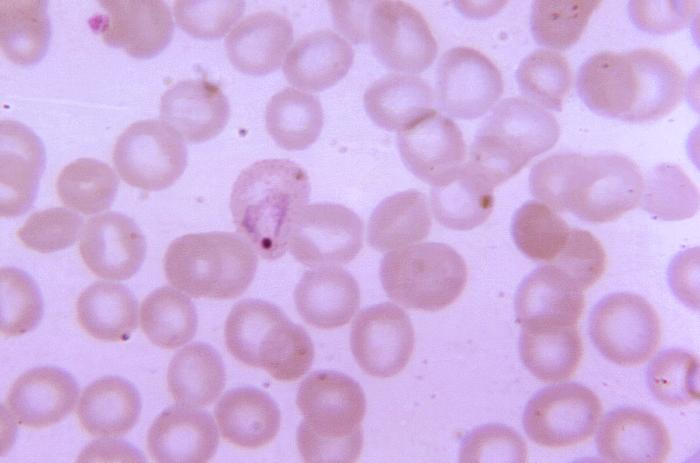
#> input picture images/difficult_parasite.jpg, 700 x 463 px; its folder holds only this picture in this run
$ python -i feature_extraction.py   (imports and definitions only)   (older library calls are emulated)
#> lines starting #> are read from the running program, lines starting #| are printed output that depends on the picture
"""Feature extraction functions for blood cell image pre-processing"""

import cv2
import copy
import mahotas
import numpy as np
import glob


def hu_moments(img):
    """Calculate and return the transformation-invariant Hu Moments"""

    # Apply greyscale conversion if image is not already single channel
    if (len(img.shape) > 2):
        grey = cv2.cvtColor(img, cv2.COLOR_BGR2GRAY)
    else:
        grey = img

    # Calculate Hu moments
    feature = cv2.HuMoments(cv2.moments(grey)).flatten()
    return feature


def haralick(img):
    """Calculate and return the Haralick texture attributes of input image"""

    # Apply greyscale conversion if image is not already single channel
    if (len(img.shape) > 2):
        grey = cv2.cvtColor(img, cv2.COLOR_BGR2GRAY)
    else:
        grey = img

    # Compute the haralick texture feature vector
    haralick = mahotas.features.haralick(grey).mean(axis=0)
    return haralick


def __colour_histogram(img, bins=16):
    # Compute and normalise histogram
    hist = cv2.calcHist(
        [img], [0, 1, 2], None,
        [bins, bins, bins],
        [0, 256, 0, 256, 0, 256]
    )
    cv2.normalize(hist, hist)

    return hist.flatten()


def colour_histogram(bins=16):
    """Calculate and return the HSV colour histogram of input image"""
    return lambda x: __colour_histogram(x, bins)


def __greyscale_histogram(img, bins=16):
    # Apply greyscale conversion if image is not already single channel
    if (len(img.shape) > 2):
        grey = cv2.cvtColor(img, cv2.COLOR_BGR2GRAY)
    else: grey = img

    # Compute and normalise histogram
    hist = cv2.calcHist(
        [grey], [0], None,
        [bins],
        [0, 256]
    )
    cv2.normalize(hist, hist)

    return hist.flatten()


def greyscale_histogram(bins=16):
    """Calculate and return the greyscale histogram of input image"""
    return lambda x: __greyscale_histogram(x, bins)

>>> import cv2
>>> picture = cv2.imread('../images/difficult_parasite.jpg')
#> picture is the input picture: shape (463, 700, 3); mean B, G, R 223.9, 175.4, 208
>>> result = __greyscale_histogram(picture)
#> in __greyscale_histogram, `grey = cv2.cvtColor(img, cv2.COLOR_BGR2GRAY)`:
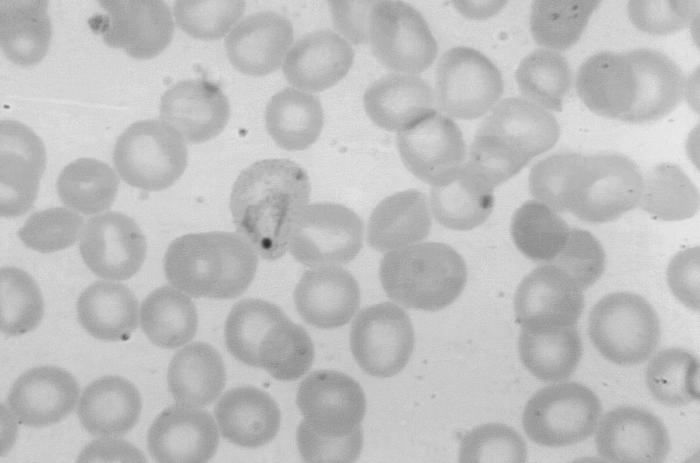
#> grey: shape (463, 700); min 45, max 236, mean 190.7
#> in __greyscale_histogram, `hist = cv2.calcHist( [grey], [0], None, [bins], [0, 256] )`: hist = [0, 0, 5, 25, 12, 19, 23, 74, 456, 9001, 66207, 84405, 96791, 63163, 3919, 0]
#> result = [0, 0, 3.16e-05, 0.000158, 7.6e-05, 0.00012, 0.000146, 0.000468, 0.00289, 0.057, 0.419, 0.534, 0.613, 0.4, 0.0248, 0]

$ run again, on images/parasite.jpg
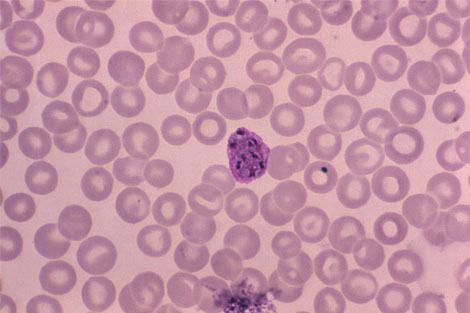
#> input picture images/parasite.jpg, 470 x 313 px
#> picture is the input picture: shape (313, 470, 3); mean B, G, R 165.1, 147.2, 196.7
#> in __greyscale_histogram, `grey = cv2.cvtColor(img, cv2.COLOR_BGR2GRAY)`:
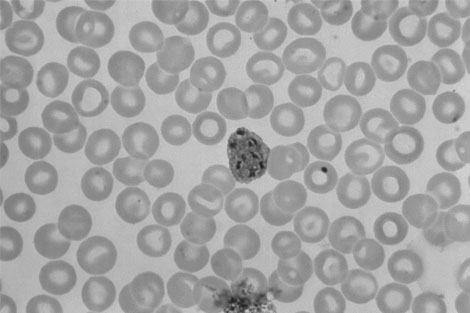
#> grey: shape (313, 470); min 26, max 216, mean 164.1
#> hist = [0, 4, 87, 174, 230, 526, 843, 1351, 19963, 47479, 22351, 38566, 15470, 66, 0, 0]
#> result = [0, 5.72e-05, 0.00125, 0.00249, 0.00329, 0.00753, 0.0121, 0.0193, 0.286, 0.68, 0.32, 0.552, 0.221, 0.000945, 0, 0]
